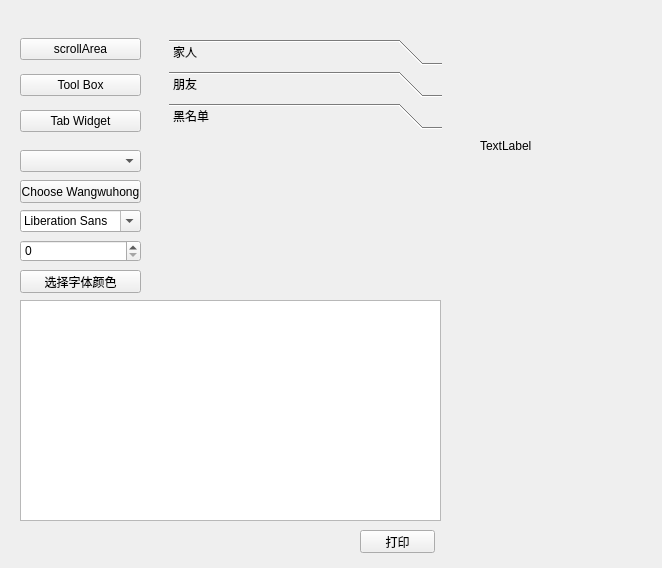
<?xml version="1.0" encoding="UTF-8"?>
<ui version="4.0">
 <class>Widget</class>
 <widget class="QWidget" name="Widget">
  <property name="geometry">
   <rect>
    <x>0</x>
    <y>0</y>
    <width>662</width>
    <height>568</height>
   </rect>
  </property>
  <property name="windowTitle">
   <string>Widget</string>
  </property>
  <widget class="QStackedWidget" name="stackedWidget">
   <property name="geometry">
    <rect>
     <x>160</x>
     <y>30</y>
     <width>291</width>
     <height>261</height>
    </rect>
   </property>
   <property name="currentIndex">
    <number>1</number>
   </property>
   <widget class="QWidget" name="page_4">
    <layout class="QVBoxLayout" name="verticalLayout_4">
     <item>
      <widget class="QScrollArea" name="scrollArea">
       <property name="widgetResizable">
        <bool>true</bool>
       </property>
       <widget class="QWidget" name="scrollAreaWidgetContents">
        <property name="geometry">
         <rect>
          <x>0</x>
          <y>0</y>
          <width>93</width>
          <height>418</height>
         </rect>
        </property>
        <layout class="QVBoxLayout" name="verticalLayout">
         <item>
          <widget class="QPushButton" name="pushButton">
           <property name="text">
            <string>PushButton</string>
           </property>
          </widget>
         </item>
         <item>
          <widget class="QPushButton" name="pushButton_5">
           <property name="text">
            <string>PushButton</string>
           </property>
          </widget>
         </item>
         <item>
          <widget class="QPushButton" name="pushButton_11">
           <property name="text">
            <string>PushButton</string>
           </property>
          </widget>
         </item>
         <item>
          <widget class="QPushButton" name="pushButton_6">
           <property name="text">
            <string>PushButton</string>
           </property>
          </widget>
         </item>
         <item>
          <widget class="QPushButton" name="pushButton_10">
           <property name="text">
            <string>PushButton</string>
           </property>
          </widget>
         </item>
         <item>
          <widget class="QPushButton" name="pushButton_4">
           <property name="text">
            <string>PushButton</string>
           </property>
          </widget>
         </item>
         <item>
          <widget class="QPushButton" name="pushButton_17">
           <property name="text">
            <string>PushButton</string>
           </property>
          </widget>
         </item>
         <item>
          <widget class="QPushButton" name="pushButton_8">
           <property name="text">
            <string>PushButton</string>
           </property>
          </widget>
         </item>
         <item>
          <widget class="QPushButton" name="pushButton_16">
           <property name="text">
            <string>PushButton</string>
           </property>
          </widget>
         </item>
         <item>
          <widget class="QPushButton" name="pushButton_15">
           <property name="text">
            <string>PushButton</string>
           </property>
          </widget>
         </item>
         <item>
          <widget class="QPushButton" name="pushButton_7">
           <property name="text">
            <string>PushButton</string>
           </property>
          </widget>
         </item>
         <item>
          <widget class="QPushButton" name="pushButton_2">
           <property name="text">
            <string>PushButton</string>
           </property>
          </widget>
         </item>
         <item>
          <widget class="QPushButton" name="pushButton_9">
           <property name="text">
            <string>PushButton</string>
           </property>
          </widget>
         </item>
         <item>
          <widget class="QPushButton" name="pushButton_3">
           <property name="text">
            <string>PushButton</string>
           </property>
          </widget>
         </item>
        </layout>
       </widget>
      </widget>
     </item>
    </layout>
   </widget>
   <widget class="QWidget" name="page_5">
    <layout class="QVBoxLayout" name="verticalLayout_3">
     <item>
      <widget class="QToolBox" name="toolBox">
       <property name="currentIndex">
        <number>2</number>
       </property>
       <widget class="QWidget" name="page">
        <property name="geometry">
         <rect>
          <x>0</x>
          <y>0</y>
          <width>273</width>
          <height>165</height>
         </rect>
        </property>
        <attribute name="label">
         <string>家人</string>
        </attribute>
       </widget>
       <widget class="QWidget" name="page_2">
        <property name="geometry">
         <rect>
          <x>0</x>
          <y>0</y>
          <width>273</width>
          <height>165</height>
         </rect>
        </property>
        <attribute name="label">
         <string>朋友</string>
        </attribute>
       </widget>
       <widget class="QWidget" name="page_3">
        <property name="geometry">
         <rect>
          <x>0</x>
          <y>0</y>
          <width>273</width>
          <height>165</height>
         </rect>
        </property>
        <attribute name="label">
         <string>黑名单</string>
        </attribute>
       </widget>
      </widget>
     </item>
    </layout>
   </widget>
   <widget class="QWidget" name="page_6">
    <layout class="QVBoxLayout" name="verticalLayout_2">
     <item>
      <widget class="QTabWidget" name="tabWidget">
       <property name="currentIndex">
        <number>1</number>
       </property>
       <widget class="QWidget" name="tab">
        <attribute name="title">
         <string>百度</string>
        </attribute>
       </widget>
       <widget class="QWidget" name="tab_2">
        <attribute name="title">
         <string>谷歌</string>
        </attribute>
       </widget>
      </widget>
     </item>
    </layout>
   </widget>
  </widget>
  <widget class="QWidget" name="layoutWidget">
   <property name="geometry">
    <rect>
     <x>20</x>
     <y>30</y>
     <width>121</width>
     <height>111</height>
    </rect>
   </property>
   <layout class="QVBoxLayout" name="verticalLayout_5">
    <item>
     <widget class="QPushButton" name="btn_scrollArea">
      <property name="text">
       <string>scrollArea</string>
      </property>
     </widget>
    </item>
    <item>
     <widget class="QPushButton" name="btn_toolBox">
      <property name="text">
       <string>Tool Box</string>
      </property>
     </widget>
    </item>
    <item>
     <widget class="QPushButton" name="btn_tabWidget">
      <property name="text">
       <string>Tab Widget</string>
      </property>
     </widget>
    </item>
   </layout>
  </widget>
  <widget class="QComboBox" name="comboBox">
   <property name="geometry">
    <rect>
     <x>20</x>
     <y>150</y>
     <width>121</width>
     <height>22</height>
    </rect>
   </property>
  </widget>
  <widget class="QPushButton" name="btn_choose">
   <property name="geometry">
    <rect>
     <x>20</x>
     <y>180</y>
     <width>121</width>
     <height>23</height>
    </rect>
   </property>
   <property name="text">
    <string>Choose Wangwuhong</string>
   </property>
  </widget>
  <widget class="QFontComboBox" name="fontComboBox">
   <property name="geometry">
    <rect>
     <x>20</x>
     <y>210</y>
     <width>121</width>
     <height>22</height>
    </rect>
   </property>
  </widget>
  <widget class="QTextEdit" name="textEdit">
   <property name="geometry">
    <rect>
     <x>20</x>
     <y>300</y>
     <width>421</width>
     <height>221</height>
    </rect>
   </property>
  </widget>
  <widget class="QSpinBox" name="spinBox">
   <property name="geometry">
    <rect>
     <x>20</x>
     <y>240</y>
     <width>121</width>
     <height>22</height>
    </rect>
   </property>
  </widget>
  <widget class="QPushButton" name="btn_color">
   <property name="geometry">
    <rect>
     <x>20</x>
     <y>270</y>
     <width>121</width>
     <height>23</height>
    </rect>
   </property>
   <property name="text">
    <string>选择字体颜色</string>
   </property>
  </widget>
  <widget class="QPushButton" name="btn_debug">
   <property name="geometry">
    <rect>
     <x>360</x>
     <y>530</y>
     <width>75</width>
     <height>23</height>
    </rect>
   </property>
   <property name="text">
    <string>打印</string>
   </property>
  </widget>
  <widget class="QLabel" name="lbl_image">
   <property name="geometry">
    <rect>
     <x>480</x>
     <y>40</y>
     <width>141</width>
     <height>211</height>
    </rect>
   </property>
   <property name="text">
    <string>TextLabel</string>
   </property>
  </widget>
 </widget>
 <resources/>
 <connections/>
</ui>
